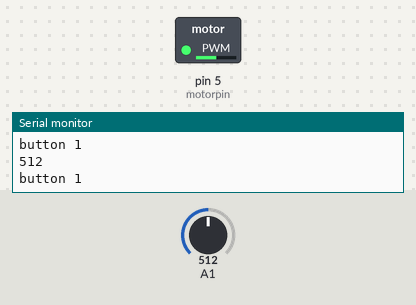
Bench run of a sketch on a simulated Arduino Uno, built with avr-gcc and run on an emulated ATmega328P. Parts: switched loads named in the sketch (green lamp = pin HIGH), the last lines printed to the serial monitor. The test bench sets the inputs (shaded band); at power-on: A1 = 512.

Above: at 1.2 s.
1.3 s: A1 set to 716
At 2.5 s:
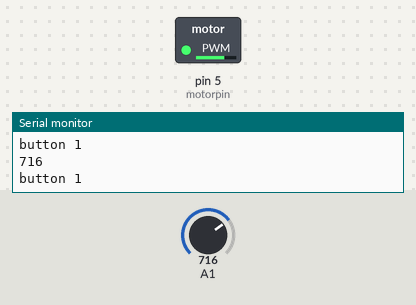
2.8 s: A1 set to 900
At 3.8 s:
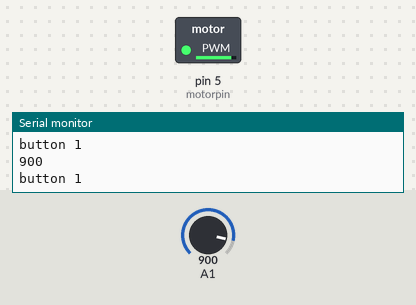
4.3 s: A1 set to 122
At 5.2 s:
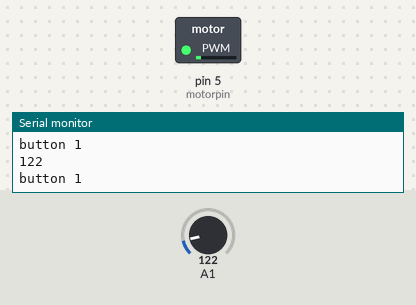
5.8 s: A1 set to 0
At 6.5 s:
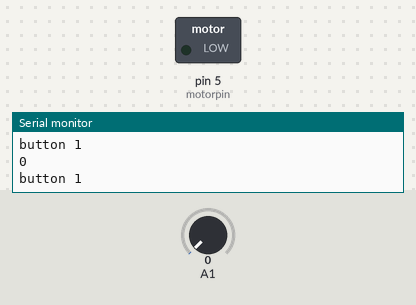
Timing chart, 0 to 8.3 s (numbered marks = the images above; inputs shaded):
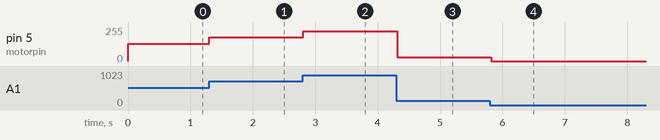

Measured:
- after the input at 1.3 s, pin 5 (motorpin): 128/255 → 179/255 at once
- after the input at 2.8 s, pin 5 (motorpin): 179/255 → 225/255 at once
- after the input at 4.3 s, pin 5 (motorpin): 225/255 → 30/255 at once
- after the input at 5.8 s, pin 5 (motorpin): 30/255 → 0/255 at once

The sketch:

knob.ino
```cpp
//Trash Robot Code for uno shield v5


//NO MONEY
//NO MINING
//NO PROPERTY
//DEATH TO COPYRIGHT!!!!! INTELLECTUAL "PROPERTY" IS VIOLENCE!!!  DESTROY SILICON VALLEY!!!!

int knob = 0;

int motorpin = 5;


void setup() {
    pinMode(motorpin,OUTPUT);
    analogWrite(motorpin,0);
    knob = analogRead(A1);
    Serial.begin(9600);

}

void loop() {
    knob = analogRead(A1);

  analogWrite(motorpin,knob/4);
  Serial.println("button 1");
  delay(100);
  Serial.println(knob);

}
```
